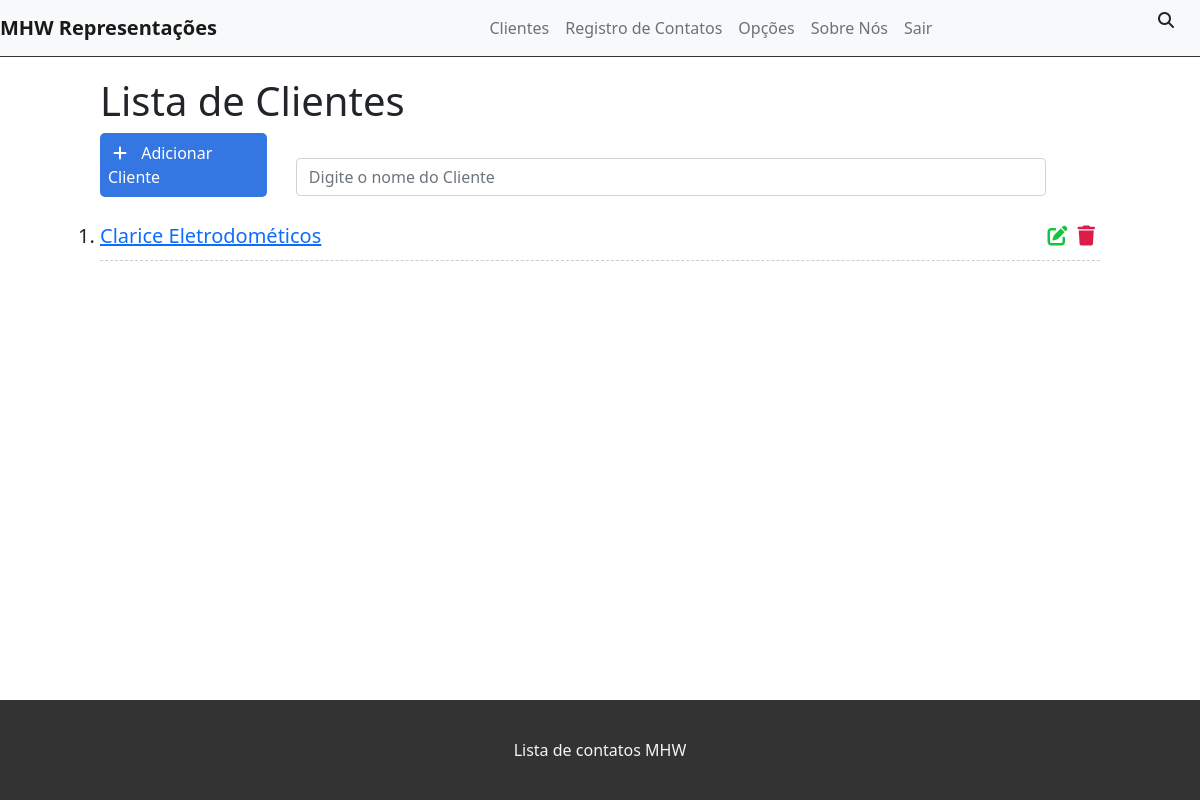
The app's page /ListaClientes/, older data.
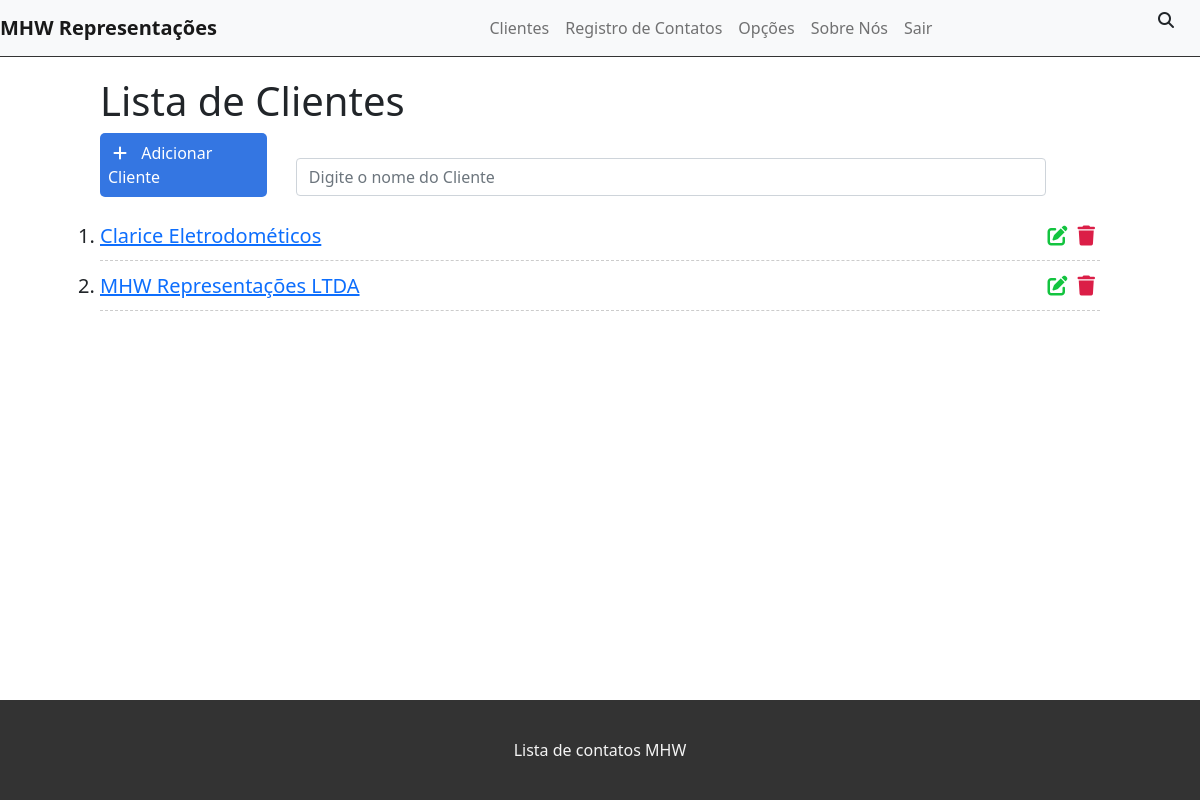
The same page, newer data.
### tasks/models.py (models this page shows, shortened)
class RegistroCliente(models.Model):
    NumCnpj = models.CharField(max_length=14)
    RazSoci = models.CharField(max_length=255)
    NomFant = models.CharField(max_length=255)
    DataGer = models.DateTimeField(auto_now_add=True)
    DataAut = models.DateTimeField(auto_now=True)

### tasks/views.py (the view)
# urls.py: path('ListaClientes/',views.clientlist, name='ListaClientes'),
def clientlist(request):
    RegClientes = RegistroCliente.objects.all()
    return render(request, 'tasks/clientlist.html',{'RegClientes': RegClientes})

### tasks/templates/tasks/clientlist.html (shortened to what this page needs)
{% extends 'base.html' %}
{%block content%}
<div class="offset-1 col-10 list-div">
    <h1>Lista de Clientes </h1>
    <div class="col-2 add-div">
        <i class="fas fa-plus"></i> Adicionar Cliente
    </div>
    <div class="col-9 search-div">
        <input class="form-control" type="text" id="search" name="search" placeholder="Digite o nome do Cliente">
        <i class="fas fa-search"></i>
    </div>
    <ul class="task-list">
        {% for RegCliente in RegClientes%}
        <li class="task-item">
            <span><a href="/RegCliente/{{RegCliente.id}}"> {{RegCliente.RazSoci}} </a></span>
            <span><i class="fas fa-trash"></i></span>
            <span><i class="fas fa-edit"></i></span>
        </li>
        {% endfor %}
    </ul>
</div>
{%endblock%}

### tasks/templates/base.html (shortened to what this page needs)
{% load  static %}
<!DOCTYPE html>
<html lang="en">
<head>
    <link href="https://cdn.jsdelivr.net/npm/bootstrap@5.1.3/dist/css/bootstrap.min.css" rel="stylesheet">
    <link rel="stylesheet" href="{% static 'css/styles.css' %}">
</head>
<body>
    <div>
        <nav class="navbar navbar-expand-lg navbar-light bg-light">
            <div class="container-fluid">
              <a class="navbar-brand" href="/">MHW Representações</a>
                <div class="collapse navbar-collapse" id="navbarSupportedContent">
                    <ul class="navbar-nav me-auto mb-2 mb-lg-0">
                        <li class="nav-item">
                            <a class="nav-link" href="ListaClientes/">Clientes</a>
                        </li>
                        <li class="nav-item">
                            <a class="nav-link" href="#">Registro de Contatos</a>
                        </li>
                        <li class="nav-item">
                            <a class="nav-link" href="#">Opções</a>
                        </li>
                        <li class="nav-item">
                            <a class="nav-link" href="#">Sobre Nós</a>
                        </li>
                        <li class="nav-item">
                            <a class="nav-link" href="#">Sair</a>
                        </li>
                    </ul>
                </div>
            </div>
        </nav>
        {% block content%} {% endblock%}
        <footer>
            <p>Lista de contatos MHW</p>
        </footer>
    </div>
</body>
</html>

### tasks/static/css/styles.css (style rules this page uses)
.container-fluid { padding: 0; }
.navbar { border-bottom: 1px solid #333; margin-bottom: 20px; }
.navbar-nav { margin: auto; }
.navbar-brand { font-weight: bold; margin-right: 5px; }
.add-div { background-color: #3476e2; cursor: pointer; display: inline-block; color: #fff; padding: 8px; border-radius: 5px; margin-right: 25px; }
.fas.fa-plus { color: #fff; margin-right: 10px; margin-left: 5px; }
.fas.fa-search { position: absolute; top: 12px; right: 26px; }
.search-div { padding: 0; margin-top: 15px; margin-bottom: 15px; display: inline-block; }
.list-div { padding: 0; }
.task-list { padding-left: 0; }
.task-item { list-style: noone; font-size: 20px; height: 50px; padding-top: 10px; border-bottom: 1px dashed #ccc; }
.fas.fa-trash, .fas.fa-edit { cursor:pointer; margin: 5px; font-size: 20px; float: right; }
.fas.fa-trash { color: #db1e47; }
.fas.fa-edit { color: #13c43f; }
footer { position: absolute; bottom: 0; background-color: #333; color: #FFF; width: 100%; height: 100px; text-align: center; line-height: 100px; }
footer p { color: #f5f5f5; text-align: center; position: relative; }

Row changes from the older to the newer data that the page shows:
added RegistroCliente: RazSoci "MHW Representações LTDA"
